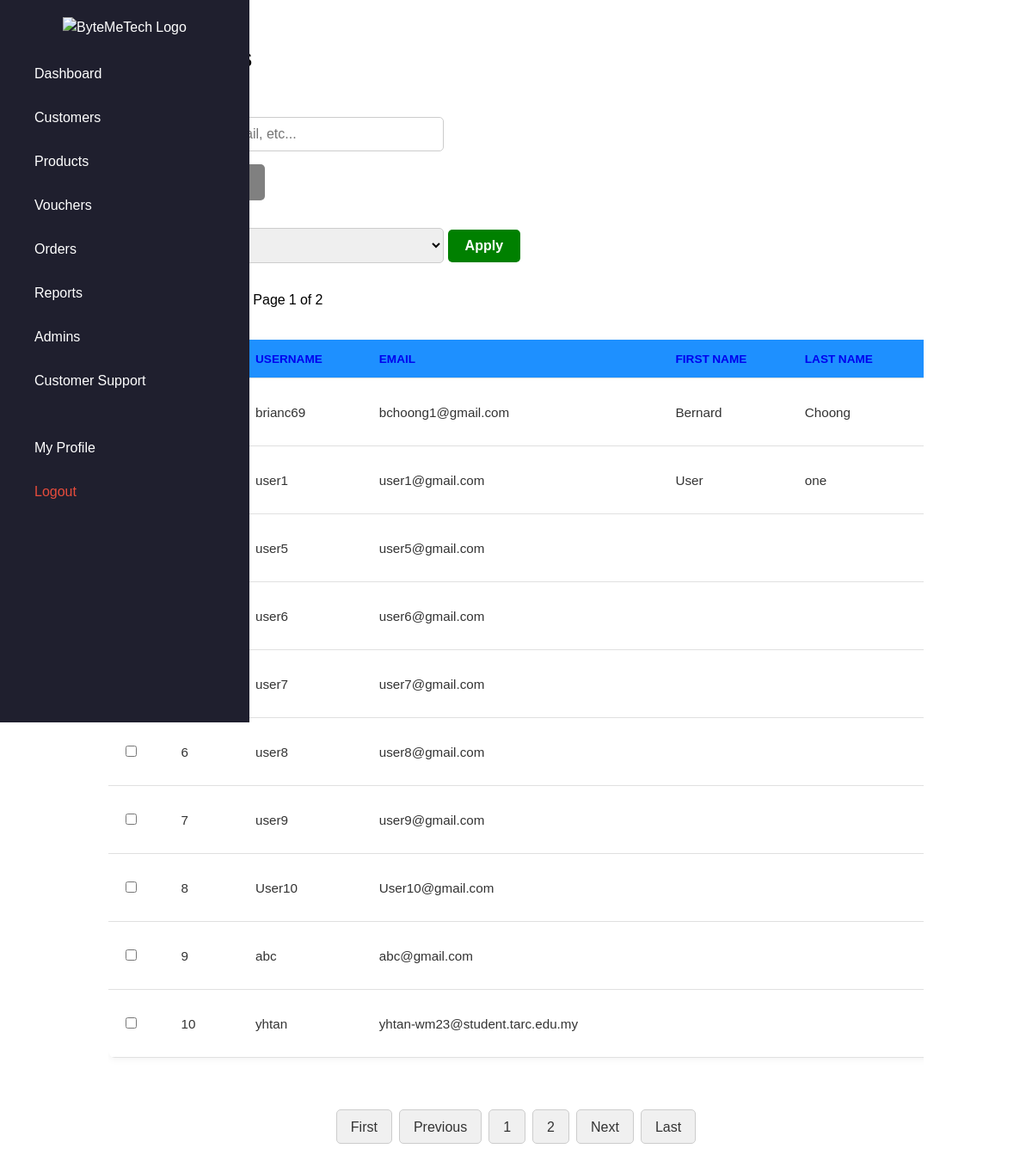
Page /page/customers.php (signed in) on the committed database.
### tables this page shows
CREATE TABLE `users` (
  `UID` int(11) NOT NULL,
  `USERNAME` varchar(50) NOT NULL,
  `FIRSTNAME` varchar(255) DEFAULT NULL,
  `LASTNAME` varchar(255) DEFAULT NULL,
  `GENDER` varchar(255) DEFAULT NULL,
  `EMAIL` varchar(255) DEFAULT NULL,
  `BIRTHDATE` date DEFAULT NULL,
  `PASSWORD` varchar(255) NOT NULL,
  `CREATED` datetime DEFAULT current_timestamp(),
  `LAST_LOGGEDIN` datetime DEFAULT NULL,
  `VERIFIED` tinyint(1) DEFAULT 0,
  `REMEMBER_ME_TOKEN` varchar(255) DEFAULT NULL,
  `PROFILE_PICTURE` varchar(255) DEFAULT '../images/default-profile.png'
);

### page/customers.php (the view, shortened to what this page needs)
<?php
require_once "../includes/base.php";
require_once "../includes/config.php";
require_once "../lib/SimplePager.php";
$fields = [
    'UID'       => 'ID',
    'USERNAME'  => 'Username',
    'EMAIL'     => 'Email',
    'FIRSTNAME' => 'First Name',
    'LASTNAME'  => 'Last Name',
    'VERIFIED'  => 'Verified',
    'BIRTHDATE' => 'birthdate',
    'CREATED'   => 'created',
    'LAST_LOGGEDIN' => 'last logged in',
    'PROFILE_PICTURE' => 'profile picture'
];
$sort = req('sort');
$dir = req('dir');
$page = req('page', 1);
$search = req('search', '');
if (!array_key_exists($sort, $fields)) $sort = 'UID';
if (!in_array($dir, ['asc', 'desc'])) $dir = 'asc';
$bulk_actions = [
    'verify' => 'Verify',
    'delete' => 'Delete'
];
$where = '';
$params = [];
$query = "SELECT * FROM users $where ORDER BY $sort $dir";
$pager = new SimplePager($pdo, $query, $params, 10, $page);
$users = $pager->result;
?>
<!DOCTYPE html>
<html lang="en">
<head>
    <?php include '../includes/headers.php'; ?>
</head>
<body class="bg-light">
<?php include "../includes/sidebar.php"; ?>
<div class="container">
    <h1>Customers</h1>
        <form method="get" class="login-form">
            <label for="search">Search</label>
            <input type="search" id="search-input" name="search" value="<?= htmlspecialchars($search) ?>" placeholder="Search by name, email, etc..." class="input-field">
            <button type="submit" class="btn btn-blue">Search</button>
            <a href="customers.php" class="btn btn-gray">Reset</a>
        </form>
    <form method="post">
        <div class="login-form">
            <label for="bulk_action">Bulk Action</label>
            <?= html_select("bulk_action", $bulk_actions, "- Select Action -") ?>
            <button type="submit" class="btn btn-green"
                    onclick="return confirm('Are you sure you want to apply this action?');">
                Apply
            </button>
        </div>
        <p><?= $pager->count ?> of <?= $pager->item_count ?> user(s) found | Page <?= $pager->page ?> of <?= $pager->page_count ?></p>
    <div class="table-scroll">
        <table class="table">
            <thead>
            <tr>
                <th><input type="checkbox" id="select-all"></th>
                <?= table_headers($fields, $sort, $dir, "search=$search&page=$page") ?>
            </tr>
            </thead>
            <tbody>
                <?php foreach ($users as $loop_index => $u): ?>
                <tr>
                    <td><input type="checkbox" name="selected_ids[]" value="<?= $u['UID'] ?>"></td>
                    <td><?= ($pager->limit * ($pager->page - 1)) + $loop_index + 1 ?></td>
                    <td><?= htmlspecialchars($u['USERNAME']) ?></td>
                    <td><?= htmlspecialchars($u['EMAIL']) ?></td>
                    <td><?= htmlspecialchars($u['FIRSTNAME']) ?></td>
                    <td><?= htmlspecialchars($u['LASTNAME']) ?></td>
                    <td><?= $u['VERIFIED'] ? '<span class="badge badge-green">Yes</span>' : '<span class="badge badge-red">No</span>' ?></td>
                </tr>
            <?php endforeach; ?>
            </tbody>
        </table>
    </form>
</div>
    <div class="pagination">
    </div>
</body>
</html>

### css/style.css (style rules this page uses)
body { font-family: "Noto Sans Georgian", sans-serif; }
.container { width: 80%; max-width: 1200px; margin: auto; padding: 15px; }
.btn { display: inline-block; padding: 10px 20px; border: none; cursor: pointer; text-decoration: none; font-size: 16px; border-radius: 5px; font-weight: bold; }
.btn-blue { background-color: blue; color: white; }
.btn-green { background-color: green; color: white; }
.btn-gray { background-color: gray; color: white; }
.login-form label { display: block; text-align: left; font-weight: bold; margin: 5px; }
.input-field { width: 100%; padding: 10px; max-width: 390px; margin-bottom: 15px; border: 1px solid #ccc; border-radius: 5px; font-size: 16px; box-sizing:border-box }
.table { width: 100%; border-collapse: collapse; margin: 20px 0; font-size: 0.95rem; background-color: #fff; box-shadow: 0 2px 8px rgba(0, 0, 0, 0.05); border-radius: 8px; overflow: hidden; }
.table thead { background-color: #1e90ff; color: white; }
.table th, .table td { text-align: left; padding: 12px 16px; border-bottom: 1px solid #e0e0e0; }
.table th { font-weight: 600; text-transform: uppercase; font-size: 0.85rem; }
.table td { color: #333; }
.table-scroll { overflow-x: auto; width: 100%; }
.table-scroll .table { min-width: 2200px; border-collapse: collapse; }

### rows in the picture
users: USERNAME "brianc69", EMAIL "bchoong1@gmail.com", FIRSTNAME "Bernard", LASTNAME "Choong"
users: USERNAME "user1", EMAIL "user1@gmail.com", FIRSTNAME "User", LASTNAME "one"
users: USERNAME "user5", EMAIL "user5@gmail.com"
users: USERNAME "user6", EMAIL "user6@gmail.com"
users: USERNAME "user7", EMAIL "user7@gmail.com"
users: page "6", USERNAME "user8", EMAIL "user8@gmail.com"
users: page "7", USERNAME "user9", EMAIL "user9@gmail.com"
users: page "8", USERNAME "User10", EMAIL "User10@gmail.com"
users: page "9", USERNAME "abc", EMAIL "abc@gmail.com"
users: page "10", USERNAME "yhtan", EMAIL "yhtan-wm23@student.tarc.edu.my"

### other values in the picture
$pager->page "1"
$pager->page_count "2"
$v "USERNAME"
$v "EMAIL"
$v "FIRST NAME"
$v "LAST NAME"
form field bulk_action "- Select Action -"
